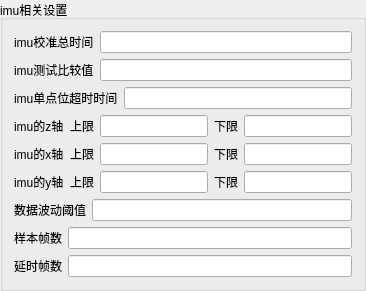
        <widget class="QGroupBox" name="imuCalibrationWidget">
         <property name="title">
          <string>imu相关设置</string>
         </property>
         <layout class="QVBoxLayout" name="verticalLayout_IMU">
          <item>
           <layout class="QHBoxLayout" name="horizontalLayout_calibrationTime">
            <item>
             <widget class="QLabel" name="label_calibrationTime">
              <property name="text">
               <string>imu校准总时间</string>
              </property>
             </widget>
            </item>
            <item>
             <widget class="QLineEdit" name="lineEdit_calibrationTime"/>
            </item>
           </layout>
          </item>
          <item>
           <layout class="QHBoxLayout" name="horizontalLayout_comparisonValue">
            <item>
             <widget class="QLabel" name="label_comparisonValue">
              <property name="text">
               <string>imu测试比较值</string>
              </property>
             </widget>
            </item>
            <item>
             <widget class="QLineEdit" name="lineEdit_comparisonValue"/>
            </item>
           </layout>
          </item>
          <item>
           <layout class="QHBoxLayout" name="horizontalLayout_singlePointTimeout">
            <item>
             <widget class="QLabel" name="label_singlePointTimeout">
              <property name="text">
               <string>imu单点位超时时间</string>
              </property>
             </widget>
            </item>
            <item>
             <widget class="QLineEdit" name="lineEdit_singlePointTimeout"/>
            </item>
           </layout>
          </item>
          <item>
           <layout class="QHBoxLayout" name="horizontalLayout_zAxis">
            <item>
             <widget class="QLabel" name="label_zAxis">
              <property name="text">
               <string>imu的z轴</string>
              </property>
             </widget>
            </item>
            <item>
             <layout class="QHBoxLayout" name="horizontalLayout_zAxisUpper">
              <item>
               <widget class="QLabel" name="label_zAxisUpper">
                <property name="text">
                 <string>上限</string>
                </property>
               </widget>
              </item>
              <item>
               <widget class="QLineEdit" name="lineEdit_zAxisUpper"/>
              </item>
             </layout>
            </item>
            <item>
             <layout class="QHBoxLayout" name="horizontalLayout_zAxisLower">
              <item>
               <widget class="QLabel" name="label_zAxisLower">
                <property name="text">
                 <string>下限</string>
                </property>
               </widget>
              </item>
              <item>
               <widget class="QLineEdit" name="lineEdit_zAxisLower"/>
              </item>
             </layout>
            </item>
           </layout>
          </item>
          <item>
           <layout class="QHBoxLayout" name="horizontalLayout_xAxis">
            <item>
             <widget class="QLabel" name="label_xAxis">
              <property name="text">
               <string>imu的x轴</string>
              </property>
             </widget>
            </item>
            <item>
             <layout class="QHBoxLayout" name="horizontalLayout_xAxisUpper">
              <item>
               <widget class="QLabel" name="label_xAxisUpper">
                <property name="text">
                 <string>上限</string>
                </property>
               </widget>
              </item>
              <item>
               <widget class="QLineEdit" name="lineEdit_xAxisUpper"/>
              </item>
             </layout>
            </item>
            <item>
             <layout class="QHBoxLayout" name="horizontalLayout_xAxisLower">
              <item>
               <widget class="QLabel" name="label_xAxisLower">
                <property name="text">
                 <string>下限</string>
                </property>
               </widget>
              </item>
              <item>
               <widget class="QLineEdit" name="lineEdit_xAxisLower"/>
              </item>
             </layout>
            </item>
           </layout>
          </item>
          <item>
           <layout class="QHBoxLayout" name="horizontalLayout_yAxis">
            <item>
             <widget class="QLabel" name="label_yAxis">
              <property name="text">
               <string>imu的y轴</string>
              </property>
             </widget>
            </item>
            <item>
             <layout class="QHBoxLayout" name="horizontalLayout_yAxisUpper">
              <item>
               <widget class="QLabel" name="label_yAxisUpper">
                <property name="text">
                 <string>上限</string>
                </property>
               </widget>
              </item>
              <item>
               <widget class="QLineEdit" name="lineEdit_yAxisUpper"/>
              </item>
             </layout>
            </item>
            <item>
             <layout class="QHBoxLayout" name="horizontalLayout_yAxisLower">
              <item>
               <widget class="QLabel" name="label_yAxisLower">
                <property name="text">
                 <string>下限</string>
                </property>
               </widget>
              </item>
              <item>
               <widget class="QLineEdit" name="lineEdit_yAxisLower"/>
              </item>
             </layout>
            </item>
           </layout>
          </item>
          <item>
           <layout class="QHBoxLayout" name="horizontalLayout_threshold">
            <item>
             <widget class="QLabel" name="label_threshold">
              <property name="text">
               <string>数据波动阈值</string>
              </property>
             </widget>
            </item>
            <item>
             <widget class="QLineEdit" name="lineEdit_threshold"/>
            </item>
           </layout>
          </item>
          <item>
           <layout class="QHBoxLayout" name="horizontalLayout_sampleFrames">
            <item>
             <widget class="QLabel" name="label_sampleFrames">
              <property name="text">
               <string>样本帧数</string>
              </property>
             </widget>
            </item>
            <item>
             <widget class="QLineEdit" name="lineEdit_sampleFrames"/>
            </item>
           </layout>
          </item>
          <item>
           <layout class="QHBoxLayout" name="horizontalLayout_delayFrames">
            <item>
             <widget class="QLabel" name="label_delayFrames">
              <property name="text">
               <string>延时帧数</string>
              </property>
             </widget>
            </item>
            <item>
             <widget class="QLineEdit" name="lineEdit_delayFrames"/>
            </item>
           </layout>
          </item>
         </layout>
        </widget>
